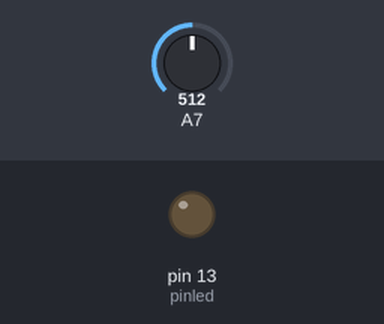
The sketch below on a simulated Arduino Nano, built with avr-gcc and run on an emulated ATmega328P. On the bench: output pins drawn as LEDs (lit = HIGH). Inputs (shaded band) come from the test bench; at power-on: A7 = 512.

Above: at 1.2 s.
1.3 s: A7 set to 0
At 2.0 s:
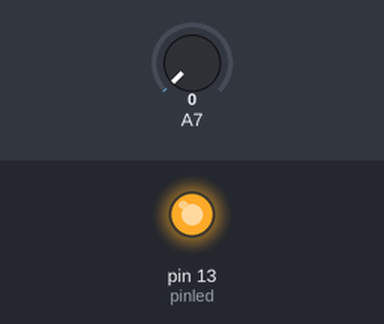
Timing chart, 0 to 4.3 s (numbered marks = the images above; inputs shaded):
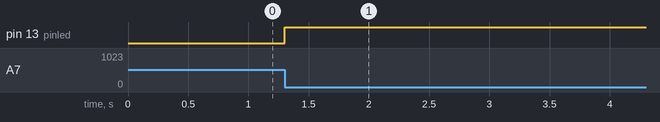

Measured:
- after the input at 1.3 s, pin 13 (pinled): LOW → HIGH at once

The sketch:

first.ino
```cpp
int pinled = 13;
int onoff = 0;
void setup() {
  pinMode(pinled,OUTPUT);
  pinMode(A7,INPUT_PULLUP);
}

void loop() {
  Serial.println(analogRead(A7));
  if (analogRead(A7) == 0) {
    onoff = (onoff+1)%2;
    digitalWrite(pinled,onoff);
    while(analogRead(A7) == 0){
      onoff = onoff;
    }
  }
}
```
